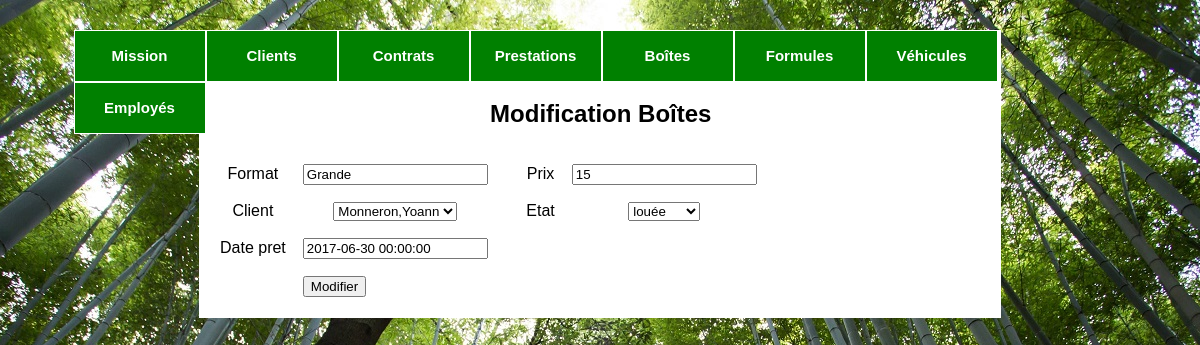
Page /gestionBoites.php?boite_id=1 on the committed database.
### tables this page shows
CREATE TABLE IF NOT EXISTS `boite` (
  `boite_id` INT UNSIGNED NOT NULL AUTO_INCREMENT,
  `format_boite` VARCHAR(45) NOT NULL,
  `prix` INT(4) UNSIGNED NOT NULL,
  `client_id` INT UNSIGNED NULL,
  `etat` VARCHAR(9) NOT NULL,
  `date_pret` TIMESTAMP NULL,
  `date_retour` TIMESTAMP NULL,
  `last_update` TIMESTAMP NOT NULL DEFAULT CURRENT_TIMESTAMP,
  PRIMARY KEY (`boite_id`),
  UNIQUE INDEX `boite_id_UNIQUE` (`boite_id` ASC),
  INDEX `fk_boite_client1_idx` (`client_id` ASC),
  CONSTRAINT `fk_boite_client1`
    FOREIGN KEY (`client_id`)
    REFERENCES `client` (`client_id`)
    ON DELETE NO ACTION
    ON UPDATE NO ACTION);

### includes/include.php (called while the page is built, shortened)
<?php
    function connexion($requete, $type_req)
    {
        try
        {
            $connexion = new PDO('mysql:host=localhost; dbname=oust','root', 'root');
            $connexion->setAttribute(PDO::ATTR_ERRMODE, PDO::ERRMODE_EXCEPTION);
        }
        catch (Exception $e)
        {
            echo 'Une erreur est survenue lors de la connexion à la base de données.'.$e->getMessage();
            die();
        }
        if ($type_req == 'select')
        {
            $resultats = $connexion->query("$requete");
        }
        else
        {
            $resultats = $connexion->exec("$requete");
        }
        return $resultats;
    }
?>

### gestionBoites.php (the view, shortened to what this page needs)
<!DOCTYPE html>
<?php
    include ('includes/include.php');
    extract(@$_GET);
?>
<html lang="fr">
    <head>
        <link href="css/oust.css" rel="stylesheet" type="text/css" media="all">
    </head>
    <body>
	 <?php include 'menu.php'; ?>
        <div id="wrapper">
            <?php
                if(isset($boite_id))
                {
                    $Action = 'Modification Bo&icirctes';
                    $reqSQL = 'SELECT *
                               FROM client AS c
                               RIGHT JOIN boite AS b
                               ON c.client_id = b.client_id
                               WHERE boite_id="'.$boite_id.'";';
                    $resSQL = connexion($reqSQL, 'select');
                    $ligneSQL = $resSQL->fetch();
                    $file = 'updateBoite.php?boite_id='.$boite_id;
                }
                else
                {
                    $Action = 'Ajout bo&icircte';
                    $file = 'ajoutBoites.php';
                }
                echo '<h2>'.$Action.'</h2>';
            ?>
            <form method="post" action="<?php echo @$file; ?>">
                <table>
                    <tr>
                        <td>Format</td>
                        <td>
                            <input type="text" name="fformat"
                                <?php
                                    if(isset($boite_id))
                                        echo ' value="'.$ligneSQL['format_boite'].'"';
                                ?>
                            />
                        </td>
                        <td>&nbsp;</td>
                        <td>Prix</td>
                        <td>
                            <input type="text" name="fprix"
                                <?php
                                    if(isset($boite_id))
                                        echo ' value="'.$ligneSQL['prix'].'"';
                                ?>
                            />
                        </td>
                    </tr>
                    <?php
                        if (isset($boite_id))
                        {
                            echo '<tr>
                                  <td>Client</td>
                                  <td>
                                  <select name="fclient_id" id="prenom">';
                            $reqSQL1 = 'SELECT client_id, nom, prenom
                                        FROM client';
                            $resSQL1 = connexion($reqSQL1, 'select');
                            while ($ligneSQL1 = $resSQL1->fetch())
                            {
                                echo '<option value="'.$ligneSQL1['client_id'].'">'.$ligneSQL1['nom'].','.$ligneSQL1['prenom'].'</option>';
                            }
							echo '</select>
                                  </td>
                                  <td>&nbsp;</td>
                                    <td>Etat</td>
                                        <td>
                                            <select name="fetat" id="etat">
                                                <option value="en stock"';
                            echo '>en stock</option><option value="louée"';
                            if (isset($boite_id) && $ligneSQL['etat'] == 'louée')
                                echo ' selected';
                            echo '>louée</option><option value="achetée"';
                            echo '>achetée</option>
                                  </select>
                                  </td>
                    </tr>
                    <tr>
                        <td>Date pret</td>
                        <td>
                            <input type="text" name="fpret"';
                                    if(isset($boite_id))
                                        echo ' value="'.$ligneSQL['date_pret'].'"';
                      echo'      />
                        </td>';}
                         ?>
                    </tr>
                        <td></td>
                        <td align="left">
                            <input type="submit" name="button"
                                <?php
                                    if(isset($boite_id))
                                        echo ' value="Modifier"';
                                    else
                                        echo ' value="Ajouter"';
                                ?>
                            />
                        </td>
                </table>
            </form>
        </div>
    </body>
</html>

### css/oust.css (style rules this page uses)
body { background-image: url("../images/background-arbre.jpg"); background-repeat: no-repeat; background-attachment: fixed; width: 100%; height: 100%; background-position: top center; position: relative; margin: auto; }
table { border-spacing: 15px; }
#wrapper { background: white; margin: auto; margin-top: 30px; margin-bottom: 30px; width: 792px; text-align: center; padding: 50px 5px 5px 5px; }

### rows in the picture
boite: fformat "Grande", fprix "15", fetat "louée", fpret "2017-06-30 00:00:00"

### other values in the picture
$Action "Modification Boîtes"
form field fclient_id "Monneron,Yoann"
